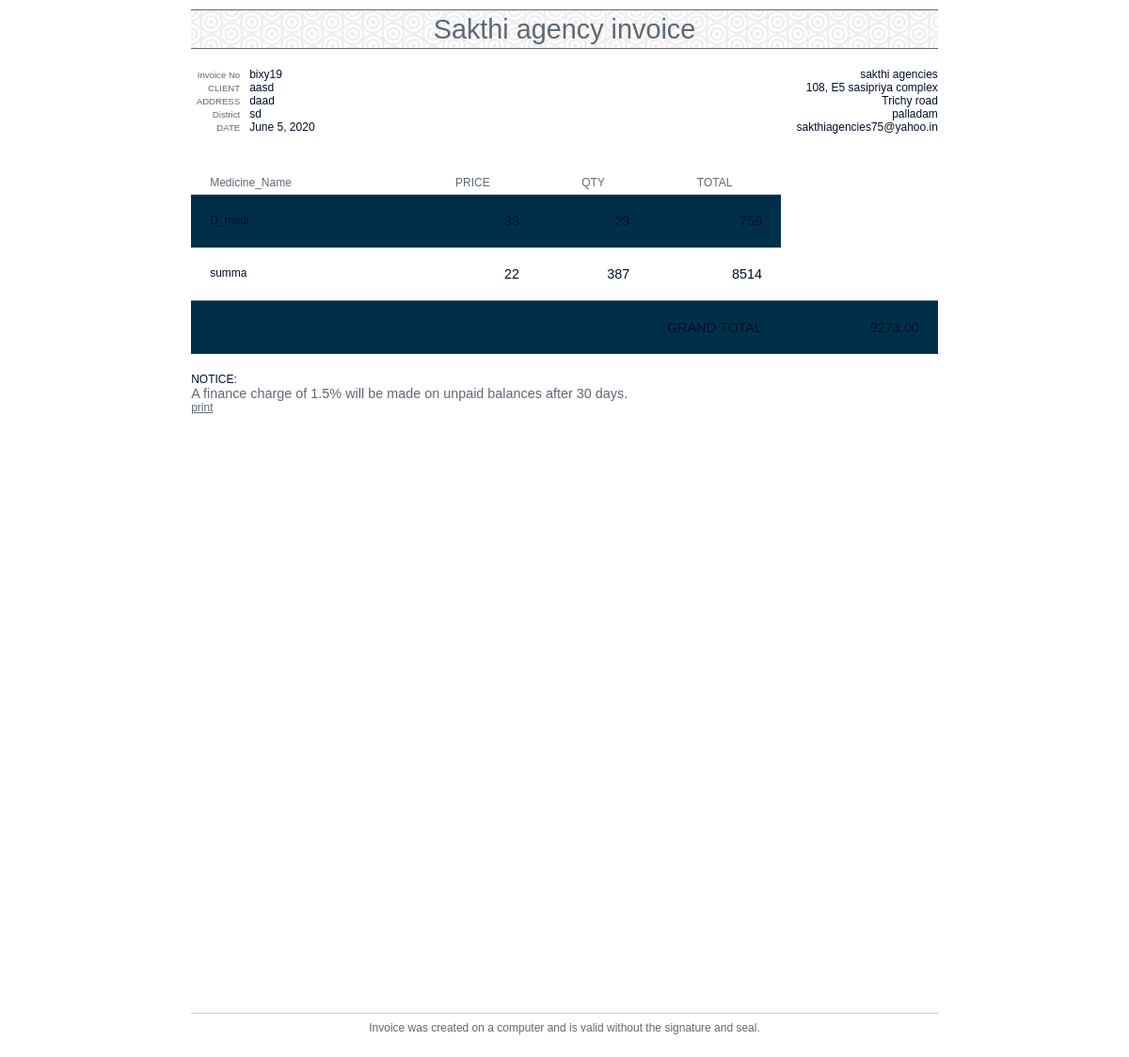
Screenshot of /invoice/htmlbillsearch/19/ with the database file from the repository.
### invoice/models.py (models this page shows, shortened)
class invoice(models.Model):
    id = models.AutoField(primary_key=True)
    user = models.ForeignKey(User,on_delete=models.SET_NULL,null = True)
    bill_no = models.CharField(max_length=10, null=True)
    customer_name = models.CharField(max_length=100, null=True)
    address = models.CharField(max_length=100, null=True)
    district = models.CharField(max_length=100, null=True)
    date_created = models.DateField(auto_now_add=True)
    invoice_complete = models.BooleanField(default=False)

class orderitem(models.Model):
    order_id = models.ForeignKey(Order, on_delete=models.SET_NULL, null=True, blank=True)
    product = models.ForeignKey(medicine, on_delete=models.SET_NULL, null=True)
    quantity = models.IntegerField(default=0, null=True, blank=True)
    price_billed = models.IntegerField(default=0, null=True, blank=True)
    total_price_order = models.IntegerField(default=0, null=True, blank=True)

class Order(models.Model):
    invoice_id = models.ForeignKey(invoice, on_delete=models.SET_NULL, null=True, blank=True)
    date_ordered = models.DateTimeField(auto_now_add=True)
    complete = models.BooleanField(default=False)
    order_total = models.DecimalField( max_digits=10, decimal_places=2, null=True)

### stock/models.py (models this page shows)
class medicine(models.Model):
    category=[
    ('solid','solid'),
    ('liquid','liquid')
    ]
    weight=[
    ('kg','kg'),
    ('ltr','ltr'),
    ('tonnes','tonnes')
    ]
    medicine_name = models.CharField(max_length=100)
    company_name = models.ForeignKey(company,null=True,on_delete=models.SET_NULL)
    medicine_type = models.CharField(max_length=50,null=True,choices=category)
    medicine_open_stock = models.FloatField(null=True)
    medicine_stock_available = models.FloatField(null=True)
    medicine_stock_type = models.CharField(max_length=50,choices=weight,null=True)
    medicine_mrp = models.DecimalField( max_digits=5, decimal_places=2, null=True)
    def __str__(self):
        return str(self.medicine_name)

### invoice/views.py (the view)
# urls.py: path('htmlbillsearch/<str:pk>/',views.htmlbillsearch, name="htmlbillsearch"),
def htmlbillsearch(request,pk):
	bill = invoice.objects.get(id = pk)
	order = Order.objects.get(invoice_id=bill)
	bill_total = order.order_total
	order_item = orderitem.objects.filter(order_id = order)
	context = {'order_item' : order_item, 'bill' : bill , 'bill_total':bill_total}
	return render(request, 'invoice/index.html',context)

### templates/invoice/index.html (shortened to what this page needs)
{% load static %}
<!DOCTYPE html>
<html lang="en">
  <head>
    <link rel="stylesheet" href="{%static "css/index.css"%}"  />
  </head>
  <body>
    <header class="clearfix">
      <h1>Sakthi agency invoice</h1>
      <div id="company" class="clearfix">
        <div>sakthi agencies</div>
        <div>108, E5 sasipriya complex<br />Trichy road</div>
        <div>palladam</div>
        <div>sakthiagencies75@yahoo.in</div>
      </div>
      <div id="project">
        <div><span>Invoice No</span>{{bill.bill_no}}</div>
        <div><span>CLIENT</span>{{bill.customer_name}}</div>
        <div><span>ADDRESS</span>{{bill.address}}</div>
        <div><span>District</span>{{bill.district}}</div>
        <div><span>DATE</span>{{bill.date_created}}</div>
      </div>
    </header>
    <main>
      <table>
        <thead>
          <tr>
            <th class="desc">Medicine_Name</th>
            <th>PRICE</th>
            <th>QTY</th>
            <th>TOTAL</th>
          </tr>
        </thead>
        <tbody>
          {%for obj in order_item%}
          <tr>
            <td class="desc">{{obj.product}}</td>
            <td class="unit">{{obj.price_billed}}</td>
            <td class="qty">{{obj.quantity}}</td>
            <td class="total">{{obj.total_price_order}}</td>
          </tr>
          {%endfor%}
          <tr>
            <td colspan="4" class="grand total">GRAND TOTAL</td>
            <td class="grand total">{{bill_total}}</td>
          </tr>
        </tbody>
      </table>
      <div id="notices">
        <div>NOTICE:</div>
        <div class="notice">A finance charge of 1.5% will be made on unpaid balances after 30 days.</div>
      </div>
    </main>
    <a href="{% url 'invoice_search' %}">print</a>
    <footer>
      Invoice was created on a computer and is valid without the signature and seal.
    </footer>
  </body>
</html>

### static/css/index.css (style rules this page uses)
.clearfix:after { content: ""; display: table; clear: both; }
a { color: #5D6975; text-decoration: underline; }
body { position: relative; width: 21cm; height: 29.7cm; margin: 0 auto; color: #001028; background: #FFFFFF; font-family: Arial, sans-serif; font-size: 12px; font-family: Arial; }
header { padding: 10px 0; margin-bottom: 30px; }
h1 { border-top: 1px solid #5D6975; border-bottom: 1px solid #5D6975; color: #5D6975; font-size: 2.4em; line-height: 1.4em; font-weight: normal; text-align: center; margin: 0 0 20px 0; background: url(dimension.png); }
#project { float: left; }
#project span { color: #5D6975; text-align: right; width: 52px; margin-right: 10px; display: inline-block; font-size: 0.8em; }
#company { float: right; text-align: right; }
#project div, #company div { white-space: nowrap; }
table { width: 100%; border-collapse: collapse; border-spacing: 0; margin-bottom: 20px; }
table tr:nth-child(2n-1) td { background: #003049; }
table th, table td { text-align: center; }
table th { padding: 5px 20px; color: #5D6975; border-bottom: 1px solid #C1CED9; white-space: nowrap; font-weight: normal; }
table .service, table .desc { text-align: left; }
table td { padding: 20px; text-align: right; }
table td.service, table td.desc { vertical-align: top; }
table td.unit, table td.qty, table td.total { font-size: 1.2em; }
table td.grand { border-top: 1px solid #5D6975;; }
#notices .notice { color: #5D6975; font-size: 1.2em; }
footer { color: #5D6975; width: 100%; height: 30px; position: absolute; bottom: 0; border-top: 1px solid #C1CED9; padding: 8px 0; text-align: center; }

### templates/invoice/index.html (style rules this page uses)
.clearfix:after { content: ""; display: table; clear: both; }
a { color: #5D6975; text-decoration: underline; }
body { position: relative; width: 21cm; height: 29.7cm; margin: 0 auto; color: #001028; background: #FFFFFF; font-family: Arial, sans-serif; font-size: 12px; font-family: Arial; }
header { padding: 10px 0; margin-bottom: 30px; }
h1 { border-top: 1px solid #5D6975; border-bottom: 1px solid #5D6975; color: #5D6975; font-size: 2.4em; line-height: 1.4em; font-weight: normal; text-align: center; margin: 0 0 20px 0; background: url(dimension.png); }
#project { float: left; }
#project span { color: #5D6975; text-align: right; width: 52px; margin-right: 10px; display: inline-block; font-size: 0.8em; }
#company { float: right; text-align: right; }
#project div, #company div { white-space: nowrap; }
table { width: 100%; border-collapse: collapse; border-spacing: 0; margin-bottom: 20px; }
table tr:nth-child(2n-1) td { background: #F5F5F5; }
table th, table td { text-align: center; }
table th { padding: 5px 20px; color: #5D6975; border-bottom: 1px solid #C1CED9; white-space: nowrap; font-weight: normal; }
table .service, table .desc { text-align: left; }
table td { padding: 20px; text-align: right; }
table td.service, table td.desc { vertical-align: top; }
table td.unit, table td.qty, table td.total { font-size: 1.2em; }
table td.grand { border-top: 1px solid #5D6975;; }
#notices .notice { color: #5D6975; font-size: 1.2em; }
footer { color: #5D6975; width: 100%; height: 30px; position: absolute; bottom: 0; border-top: 1px solid #C1CED9; padding: 8px 0; text-align: center; }

### rows the page displays
invoice: bill_no "bixy19", customer_name "aasd", address "daad", district "sd", date_created "June 5, 2020"
orderitem: product "D_medi", price_billed "33", quantity "23", total_price_order "759"
orderitem: product "summa", price_billed "22", quantity "387", total_price_order "8514"
Order: order_total "9273.00"
